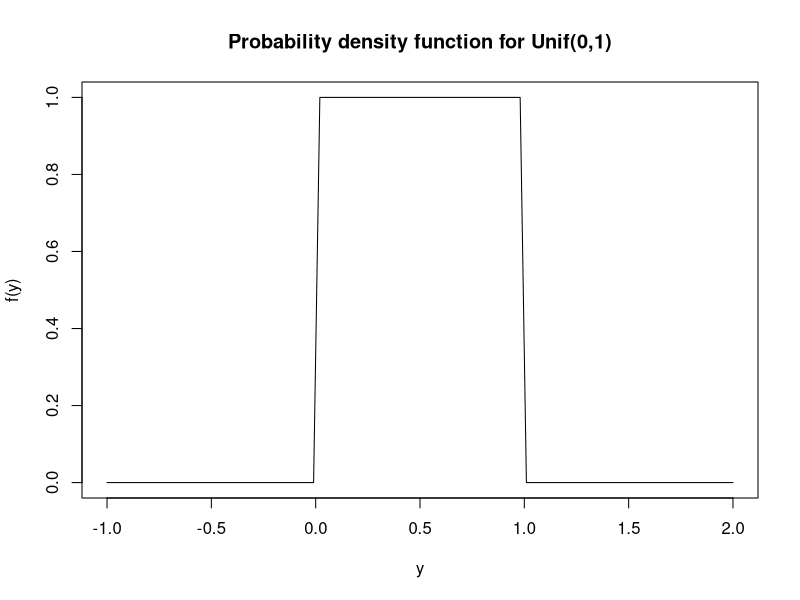
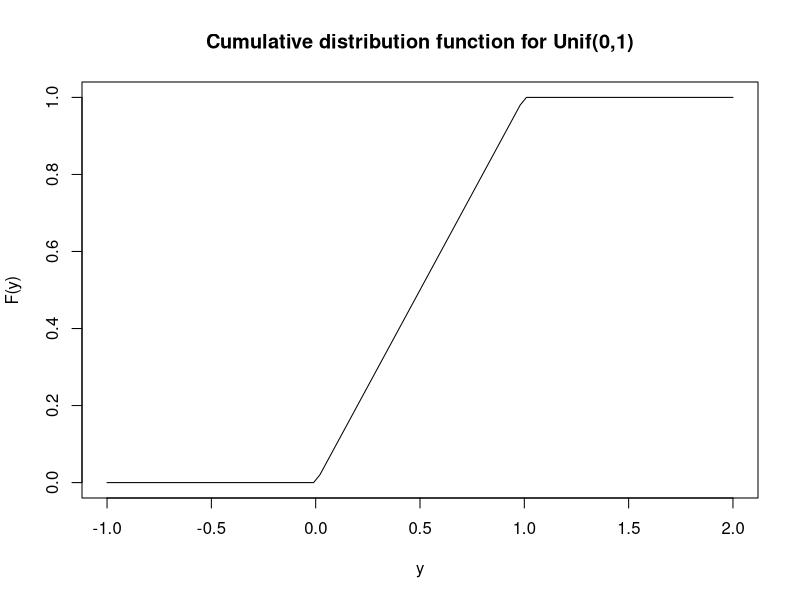
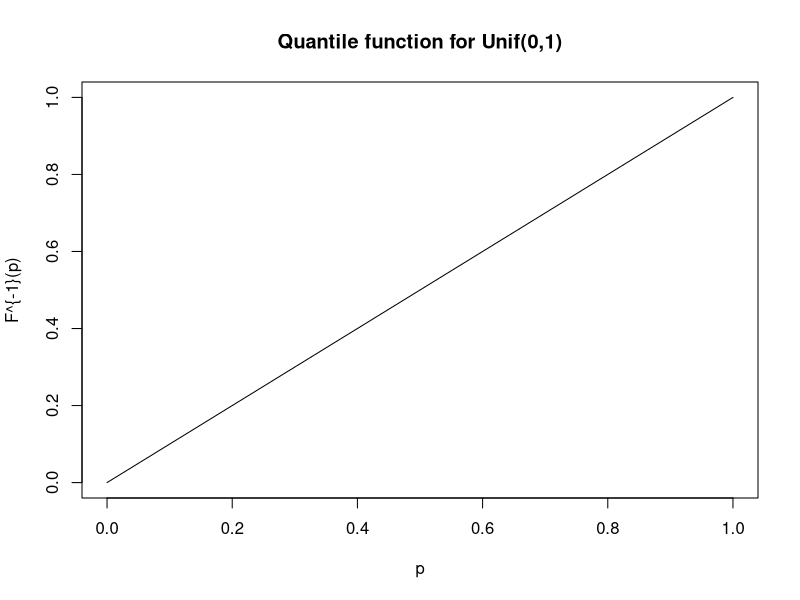
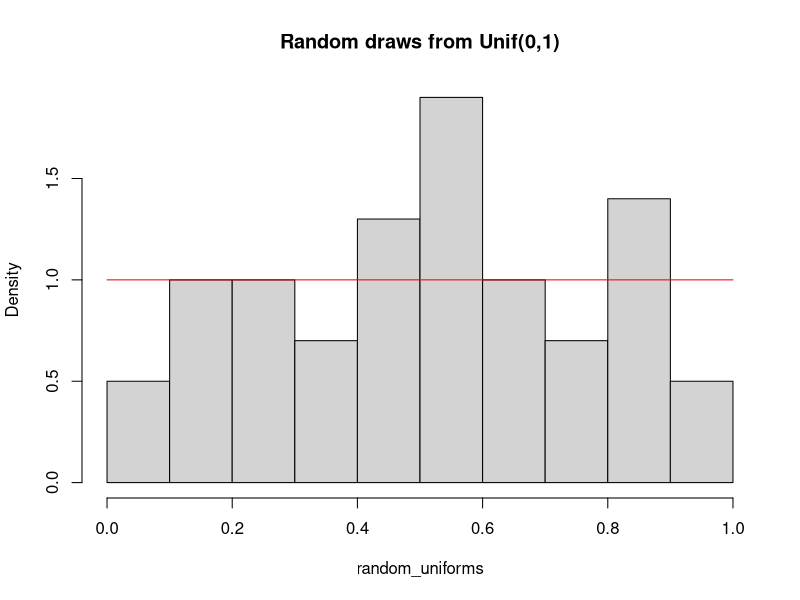
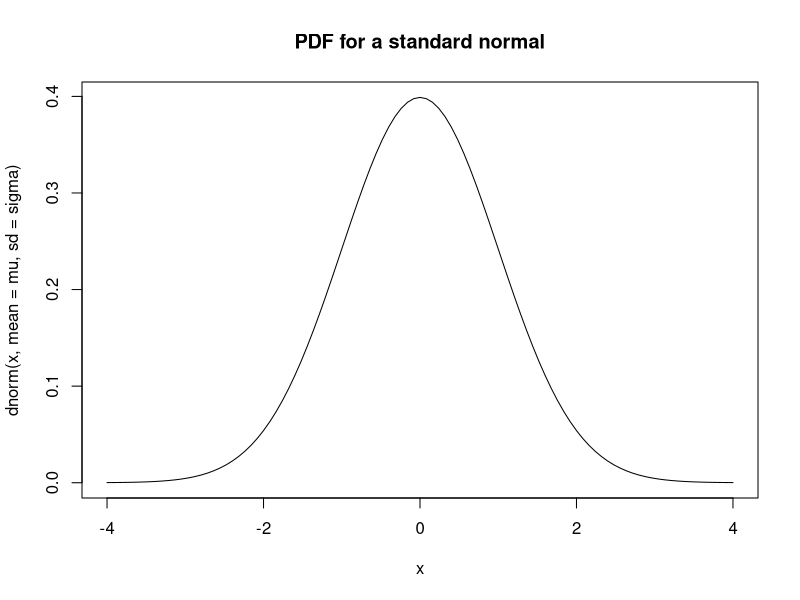
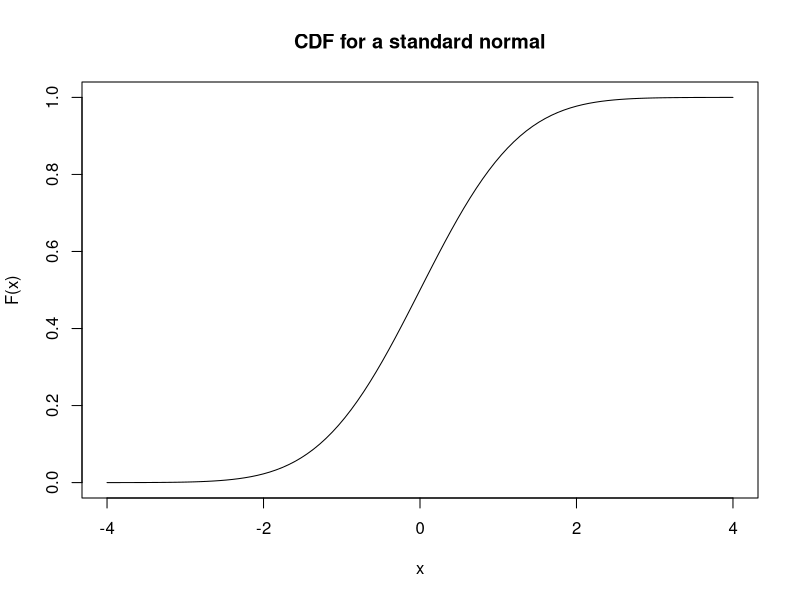
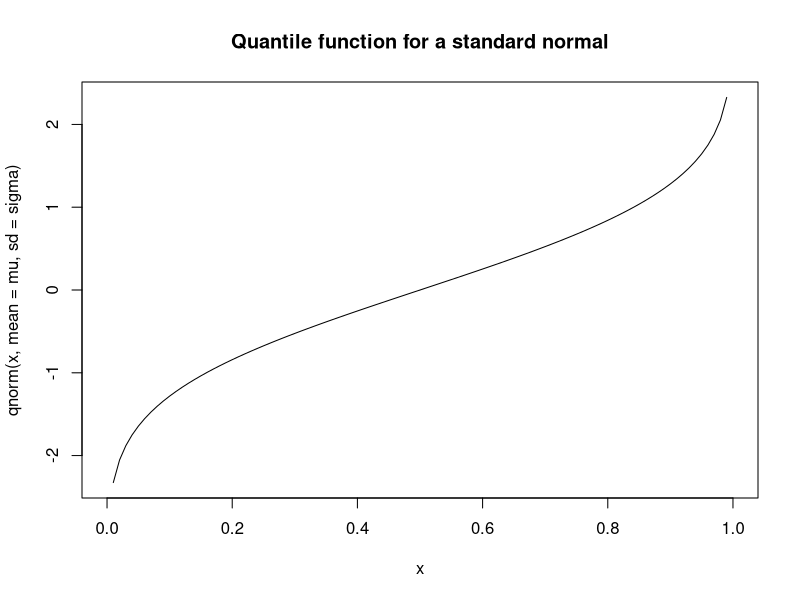
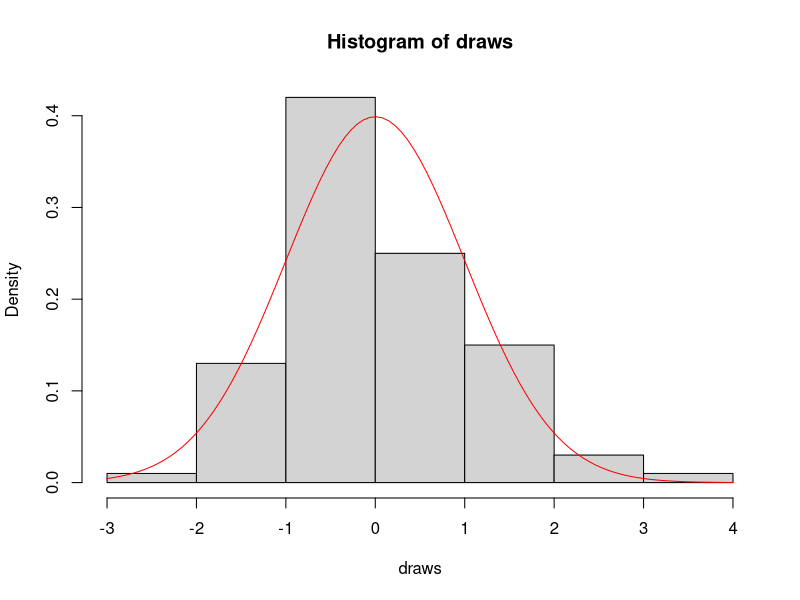

The R source for these figures, in order:
a <- 0
b <- 1

# The curve function expects you to give a function of `x` and then it 
# (internally) creates a sequence of values from `from` and to `to` and creates
# plots similar to what we had before, but using a line rather than points.
curve(dunif(x, min = a, max = b), 
      from = -1, to = 2,
      xlab='y', ylab='f(y)', 
      main='Probability density function for Unif(0,1)')

curve(punif(x, min = a, max = b), 
      from = -1, to = 2,
      xlab='y', ylab='F(y)', 
      main='Cumulative distribution function for Unif(0,1)')

curve(qunif(x, min = a, max = b), 
      from = 0, to = 1,
      xlab='p', ylab='F^{-1}(p)', 
      main='Quantile function for Unif(0,1)')

random_uniforms <- runif(100, min = a, max = b)

hist(random_uniforms, 
     probability = TRUE, 
     main = "Random draws from Unif(0,1)")

curve(dunif(x, min = a, max = b), 
      add = TRUE, col="red")



mu    <- 0
sigma <- 1 # standard deviation

curve(dnorm(x, mean = mu, sd = sigma), # notice the 3rd argument is the sd
      from = -4, to = 4,
      main = "PDF for a standard normal")

curve(pnorm(x, mean = mu, sd = sigma), 
      from = -4, to = 4,
      main = "CDF for a standard normal",
      ylab = "F(x)")

curve(qnorm(x, mean = mu, sd = sigma),
      from = 0, to = 1, 
      main = "Quantile function for a standard normal")

draws <- rnorm(100, mean = mu, sd = sigma)
hist(draws, probability = TRUE)
curve(dnorm(x, mean = mu, sd = sigma), 
      add = TRUE, col = "red")
